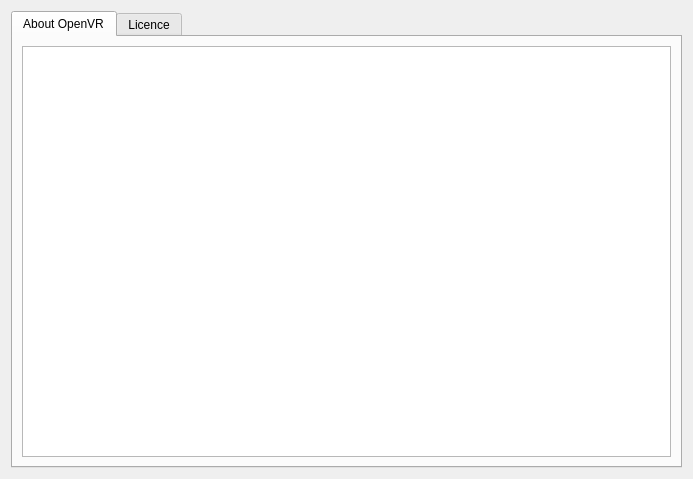
<?xml version="1.0" encoding="UTF-8"?>
<ui version="4.0">
 <class>HelpDialog</class>
 <widget class="QDialog" name="HelpDialog">
  <property name="windowModality">
   <enum>Qt::WindowModal</enum>
  </property>
  <property name="geometry">
   <rect>
    <x>0</x>
    <y>0</y>
    <width>693</width>
    <height>479</height>
   </rect>
  </property>
  <property name="windowTitle">
   <string>About OpenVR</string>
  </property>
  <layout class="QGridLayout" name="gridLayout">
   <item row="0" column="0">
    <layout class="QVBoxLayout" name="verticalLayout">
     <item>
      <widget class="QTabWidget" name="tabWidget">
       <property name="sizePolicy">
        <sizepolicy hsizetype="Ignored" vsizetype="Ignored">
         <horstretch>0</horstretch>
         <verstretch>0</verstretch>
        </sizepolicy>
       </property>
       <property name="currentIndex">
        <number>0</number>
       </property>
       <widget class="QWidget" name="tabAbout">
        <attribute name="title">
         <string>About OpenVR</string>
        </attribute>
        <layout class="QGridLayout" name="gridLayout_3">
         <item row="0" column="0">
          <widget class="QTextBrowser" name="htmlAbout">
           <property name="textInteractionFlags">
            <set>Qt::NoTextInteraction</set>
           </property>
          </widget>
         </item>
        </layout>
       </widget>
       <widget class="QWidget" name="tabLicence">
        <attribute name="title">
         <string>Licence</string>
        </attribute>
        <layout class="QGridLayout" name="gridLayout_4">
         <item row="0" column="0">
          <widget class="QTextBrowser" name="htmlLicence">
           <property name="textInteractionFlags">
            <set>Qt::NoTextInteraction</set>
           </property>
          </widget>
         </item>
        </layout>
       </widget>
      </widget>
     </item>
    </layout>
   </item>
  </layout>
 </widget>
 <resources/>
 <connections/>
</ui>
